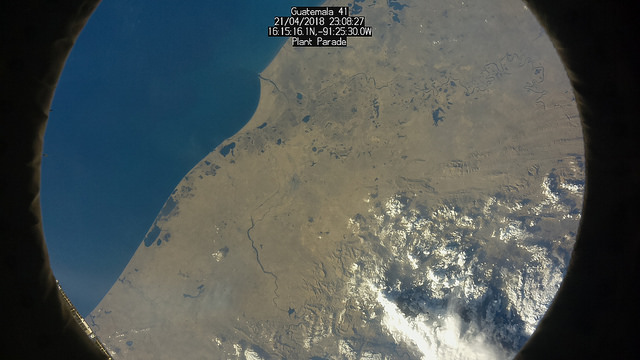
#> input picture examples/cloud1.jpg, 640 x 360 px
$ python -i Cloud.py   (imports and definitions only)   (older library calls are emulated)
#> lines starting #> are read from the running program, lines starting #| are printed output that depends on the picture; after the words box and inside, x2 and y2 are one past the last pixel; in counts of white or black regions, pixels touching at a corner belong together
#> in detect, image is the input picture: shape (360, 640, 3); mean B, G, R 84.4, 86.1, 79.3
import cv2
import numpy as np

th = 20 * 255 / 100

#This is a tool that allows us to identify the clouds and the water
class Detector(object):
    def __init__(self):
        pass

	#This tool function allows us to rescale every image to a size that we choose
    def rescale(self, image, width=None, height=None, inter=cv2.INTER_AREA):
#> called with width = 800, inter = 3
        dim = None
        (h, w) = image.shape[ :2 ]
#> h = 360; w = 640

        if width is None and height is None: #we dont have to resize the image
            return image

        if width is None:
            r = height / float(h)
            dim = (int(w * r), height) #dont stretch the image while resizing it to the correct height
        elif height is None:
            r = width / float(w)
#> r = 1.25
            dim = (width, int(h * r)) #dont stretch the image while resizing it to the correct width
#> dim = (800, 450)
        else:
            dim = (width, height)     #be careful, this could stretch the image!

        resized = cv2.resize(image, dim, interpolation=inter)

        return resized

    def detect_glass(self,image): #The camera sees the glass of the iSS, this is not what we want so we have to find it
        gray = cv2.cvtColor(image, cv2.COLOR_BGR2GRAY) #look at the image in black and white like dogs do
        blur = cv2.GaussianBlur(gray,(15,15),0) #squint your eyes a bit to smooth the details
        _,thresh = cv2.threshold(blur,th,255,cv2.THRESH_BINARY) #ok now look where is dark, that area is glass
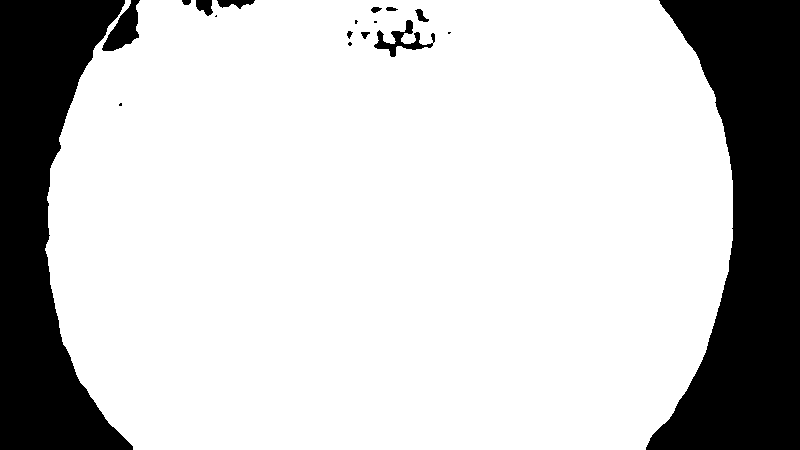
#> thresh: shape (450, 800); 78.6% white; 18 black regions (6 under 20 px)
        _, contours, _= cv2.findContours(thresh, cv2.RETR_EXTERNAL, cv2.CHAIN_APPROX_SIMPLE) #find the contours for that area
#> contours = 1 contour; box (x1, y1, x2, y2) and area: (45, 0, 733, 450) 282954

        mask = np.zeros(image.shape, dtype=np.uint8) #now lets find a overlay mask for the pixels that are glass (we cover them)

        for contour in contours:
            (x,y),radius = cv2.minEnclosingCircle(contour) #since the glass has a circular shape we can use a circle mask to cover it
            if(radius > 250): #We want to keep only the bigger circle found! Smaller circles could be caused by strange clouds and terrain
                center = (int(x),int(y)) #the center of our circle
                radius = int(radius) - 40 #its radius (we shrink it a bit)
                cv2.circle(mask, center, radius, (255, 255, 255), -1, 8, 0) #Create the circle :)
                break
#> this loop made 1 pass
#> (x, y, radius, center) on pass 1: (387.7, 217.5, 308, (387, 217))
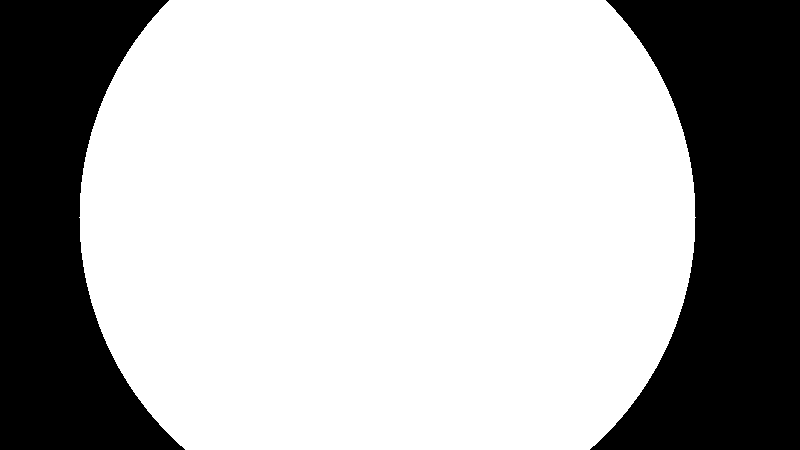
#> mask: shape (450, 800, 3); 69.4% white; 2 black regions, box (x1, y1, x2, y2) and area: (590, 0, 800, 450) 60674, (0, 0, 185, 450) 49424

        return mask

    def cloud_detection(self,image,mean = 150, overture = 80): #This tool function allows us to find the clouds ^_^
#> called with mean = 150, overture = 80
        b,g,r = cv2.split(image) #we want to look closely at each color component
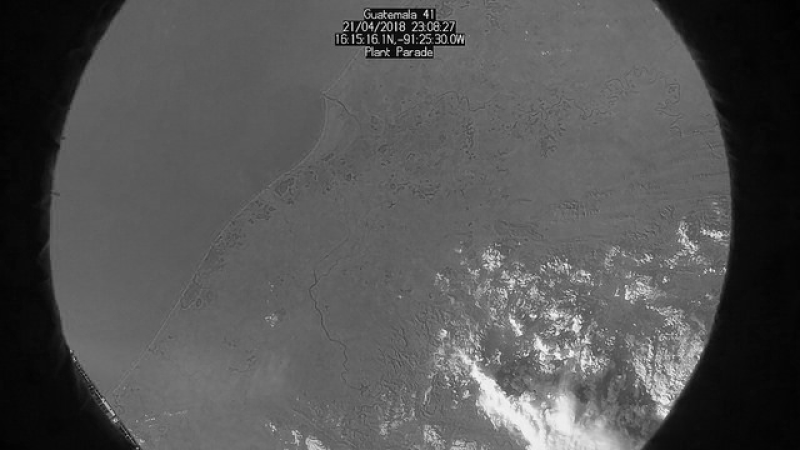
#> b: shape (450, 800); min 0, max 255, mean 84.4
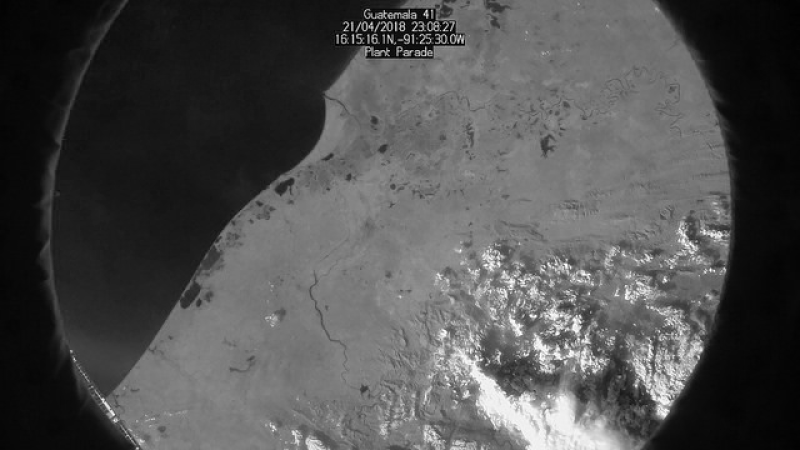
#> r: shape (450, 800); min 0, max 255, mean 79.4
        arrB = np.float32(b) #blue
        arrG = np.float32(g) #green
        arrR = np.float32(r) #red
        height,width,_ = image.shape #w and h of our image
#> height = 450; width = 800

        meanVis = (arrB + arrG + arrR) / 3.0 #the mean color value
        whiteness = np.zeros((height,width))
        for n in [arrB, arrG, arrR]:
            whiteness = whiteness + np.absolute(n - meanVis) #how strong is the white component for each pixel
#> this loop made 3 passes
#> pass 1, in cloud_detection, `whiteness = whiteness + np.absolute(n - meanVis)`:
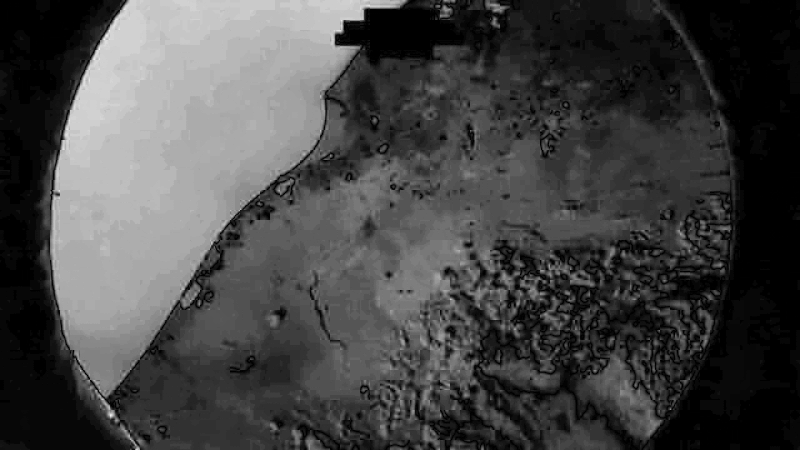
#> whiteness: shape (450, 800) float64; min 0, max 45, mean 12.4; drawn with min black and max white

        clouds = (meanVis > mean) & (whiteness < overture) #white areas that are not too bright
#> clouds: shape (450, 800) bool; 4.6% white; 544 white regions (482 under 20 px), largest, box (x1, y1, x2, y2) and area: (446, 330, 623, 450) 6777, (632, 326, 703, 419) 2140, (532, 333, 606, 374) 970

        mask = np.zeros(image.shape, dtype = "uint8") #create the result mask image
        mask[clouds] = (255,255,255) #and paint it white where there are clouds

        return mask

    def water_detection(self,image,threshold = -0.7): #this function is used to find the water (i'm feeling kind of thirsty!)
#> called with threshold = -0.7
        b,g,r = cv2.split(image)
        arrB = np.float32(b)
        arrR = np.float32(r)


        #we use low values of ndvi to detect water areas
        num = (arrR - arrB)
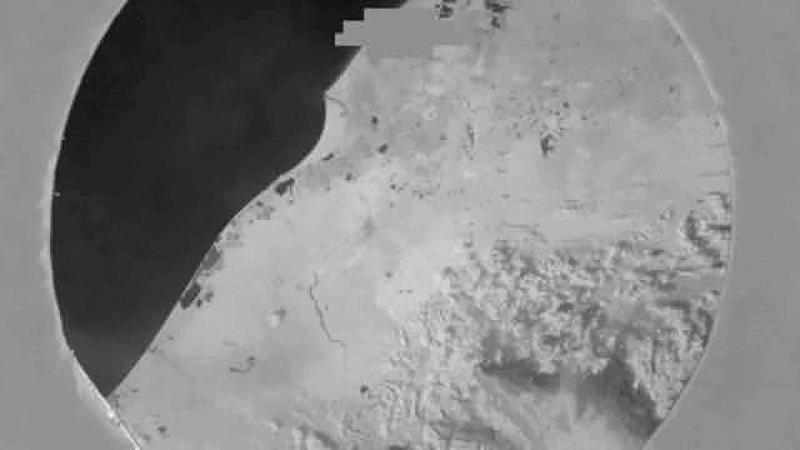
#> num: shape (450, 800) float32; min -94, max 73, mean -5; drawn with min black and max white
        denom = (arrR + arrB)
        arrNdvi = np.divide(num,denom,where=denom > 0)

        water = arrNdvi < threshold #we want only water! (we must be confident)
#> water: shape (450, 800) bool; 0.18% white in thin lines or dots, all inside (x1, y1, x2, y2) = (58, 0, 461, 191)
        mask = np.zeros(image.shape, dtype = "uint8") #again prepare the mask
        mask[water] = (255,255,255) #paint it white only where there is water

        return mask


    def detect(self,src): #general ALL-IN-ONE function! Finds glass, clouds and water in one run! Very handy!
        image = cv2.imread(src)
        rescaled = self.rescale(image,800)

        glass = self.detect_glass(rescaled) #look for glass
        cloud = self.cloud_detection(rescaled) #look for clouds

        water = self.water_detection(rescaled) #look for water
        not_water = cv2.bitwise_not(water) #actually, look way from water!

        glassMasked = cv2.bitwise_and(rescaled, glass) #this is the glass
        cloudMasked = cv2.bitwise_and(glassMasked, cloud) #these are the clouds :)
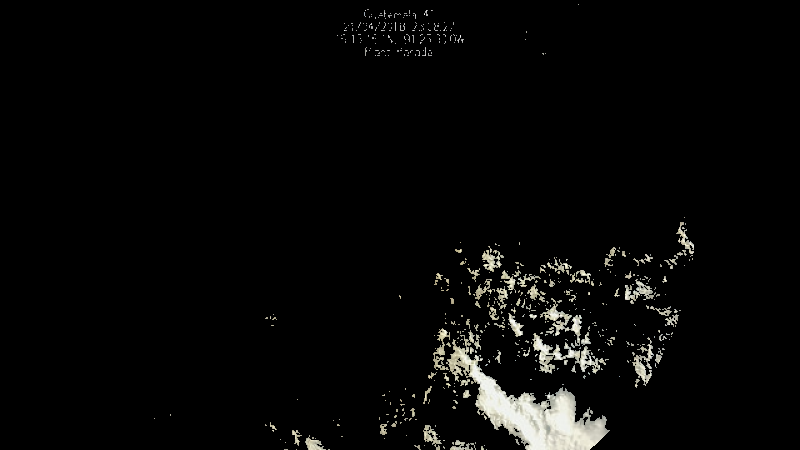
#> cloudMasked: shape (450, 800, 3); mean B, G, R 7.1, 7.8, 7.8
        cloudMasked =  cv2.bitwise_and(cloudMasked, not_water) #that are not water!

        return glass,cloud,cloudMasked

>>> result = Detector().detect('examples/cloud1.jpg')

$ run again, on examples/cloud10.jpg
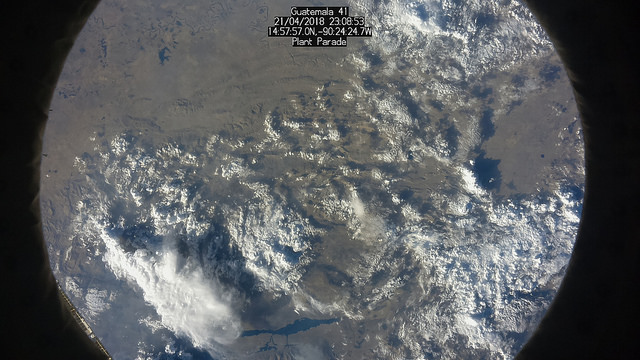
#> input picture examples/cloud10.jpg, 640 x 360 px
#> in detect, image is the input picture: shape (360, 640, 3); mean B, G, R 96.1, 93.9, 91.2
#> in detect_glass, `_,thresh = cv2.threshold(blur,th,255,cv2.THRESH_BINARY)`:
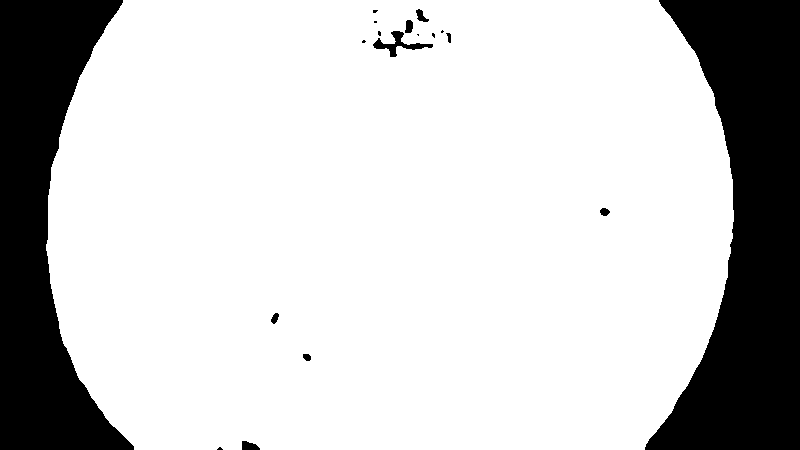
#> thresh: shape (450, 800); 79% white; 18 black regions (8 under 20 px)
#> contours = 1 contour; box (x1, y1, x2, y2) and area: (46, 0, 734, 450) 284292
#> the loop in detect_glass, `for contour in contours:` made 1 pass
#> (x, y, radius, center) on pass 1: (386.7, 215.3, 308, (386, 215))
#> the loop in cloud_detection, `for n in [arrB, arrG, arrR]:` made 3 passes
#> clouds: shape (450, 800) bool; 13.1% white; 1491 white regions (1333 under 20 px), largest, box (x1, y1, x2, y2) and area: (98, 268, 290, 436) 10234, (504, 253, 708, 450) 10159, (462, 0, 592, 85) 3406
#> not_water: shape (450, 800, 3); 100% white; black in thin lines or dots, all inside (x1, y1, x2, y2) = (369, 9, 461, 55)
#> in detect, `cloudMasked = cv2.bitwise_and(glassMasked, cloud)`:
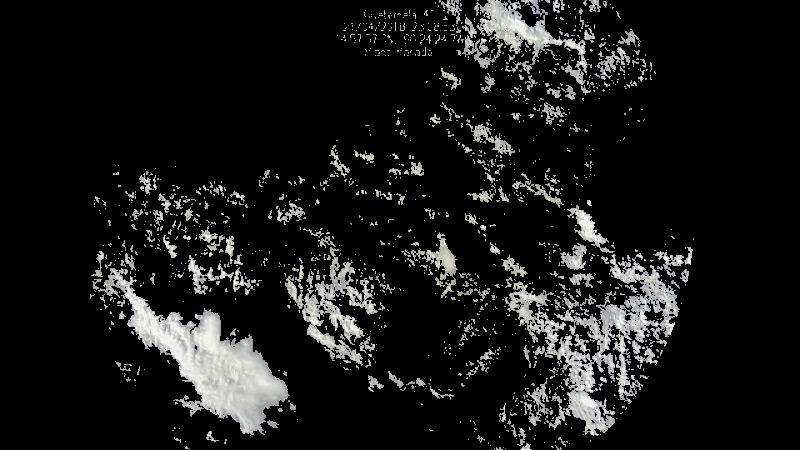
#> cloudMasked: shape (450, 800, 3); mean B, G, R 22.1, 22.6, 22.3

$ run again, on examples/cloud11.jpg
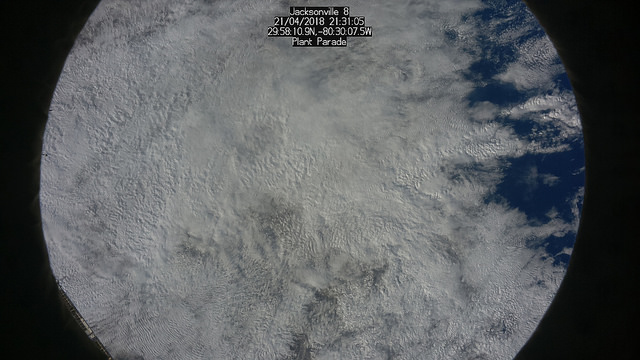
#> input picture examples/cloud11.jpg, 640 x 360 px
#> in detect, image is the input picture: shape (360, 640, 3); mean B, G, R 96.2, 94.2, 91.2
#> in detect_glass, `_,thresh = cv2.threshold(blur,th,255,cv2.THRESH_BINARY)`:
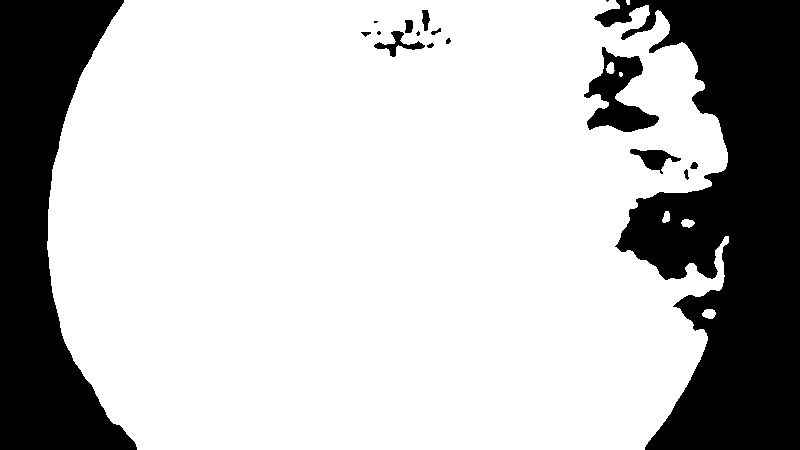
#> thresh: shape (450, 800); 74.7% white; 17 black regions (4 under 20 px)
#> contours = 5 contours, 1 with area under 20; largest, box (x1, y1, x2, y2) and area: (47, 0, 729, 450) 271464, (702, 309, 716, 319) 92, (681, 219, 695, 228) 74, (662, 211, 670, 223) 56
#> the loop in detect_glass, `for contour in contours:` made 5 passes
#> (x, y, radius, center) on pass 5: (387.3, 217.8, 305, (387, 217))
#> the loop in cloud_detection, `for n in [arrB, arrG, arrR]:` made 3 passes
#> clouds: shape (450, 800) bool; 2.4% white in thin lines or dots, all inside (x1, y1, x2, y2) = (52, 10, 725, 450)
#> not_water: shape (450, 800, 3); 100% white; black in thin lines or dots, all inside (x1, y1, x2, y2) = (350, 4, 728, 330)
#> in detect, `cloudMasked = cv2.bitwise_and(glassMasked, cloud)`:
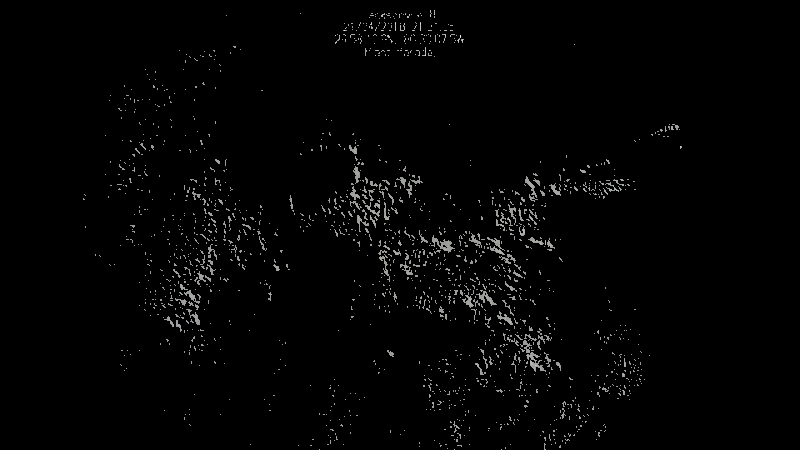
#> cloudMasked: shape (450, 800, 3); mean B, G, R 3.6, 3.6, 3.6

$ run again, on examples/cloud12.jpg
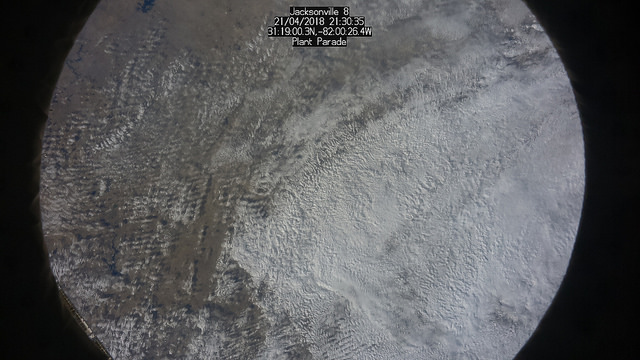
#> input picture examples/cloud12.jpg, 640 x 360 px
#> in detect, image is the input picture: shape (360, 640, 3); mean B, G, R 93.2, 91.5, 90.8
#> thresh: shape (450, 800); 78.6% white; 15 black regions (8 under 20 px)
#> contours = 1 contour; box (x1, y1, x2, y2) and area: (48, 0, 734, 450) 282898
#> the loop in detect_glass, `for contour in contours:` made 1 pass
#> (x, y, radius, center) on pass 1: (387.5, 216, 306, (387, 216))
#> the loop in cloud_detection, `for n in [arrB, arrG, arrR]:` made 3 passes
#> clouds: shape (450, 800) bool; 12.7% white; 1557 white regions (1440 under 20 px), largest, box (x1, y1, x2, y2) and area: (346, 207, 686, 441) 26611, (478, 128, 598, 265) 3643, (573, 104, 665, 165) 1823
#> not_water: shape (450, 800, 3); 100% white; black in thin lines or dots, all inside (x1, y1, x2, y2) = (340, 20, 455, 45)
#> in detect, `cloudMasked = cv2.bitwise_and(glassMasked, cloud)`:
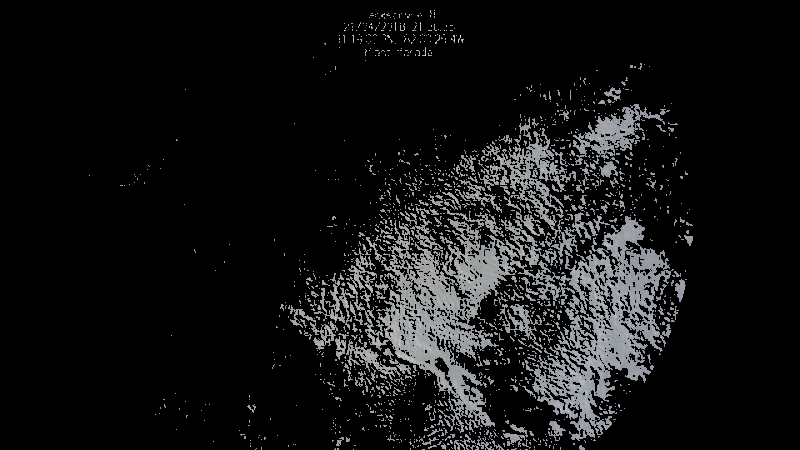
#> cloudMasked: shape (450, 800, 3); mean B, G, R 20, 19.5, 19.1
